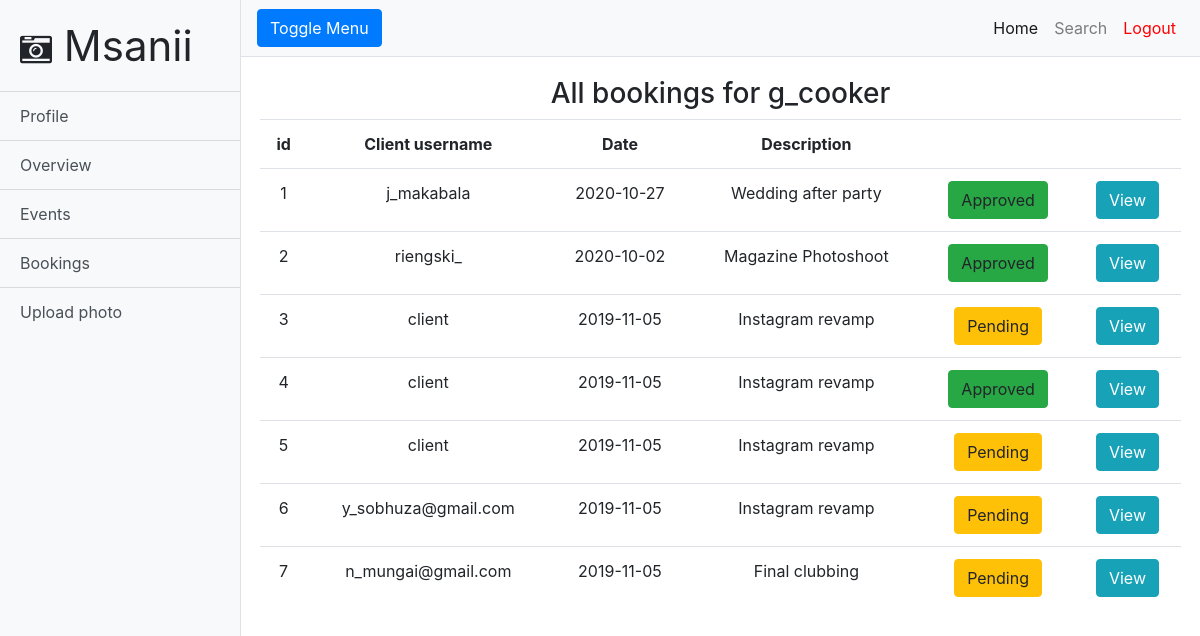
The app's page /admin/dashboard.php (signed in), older data.
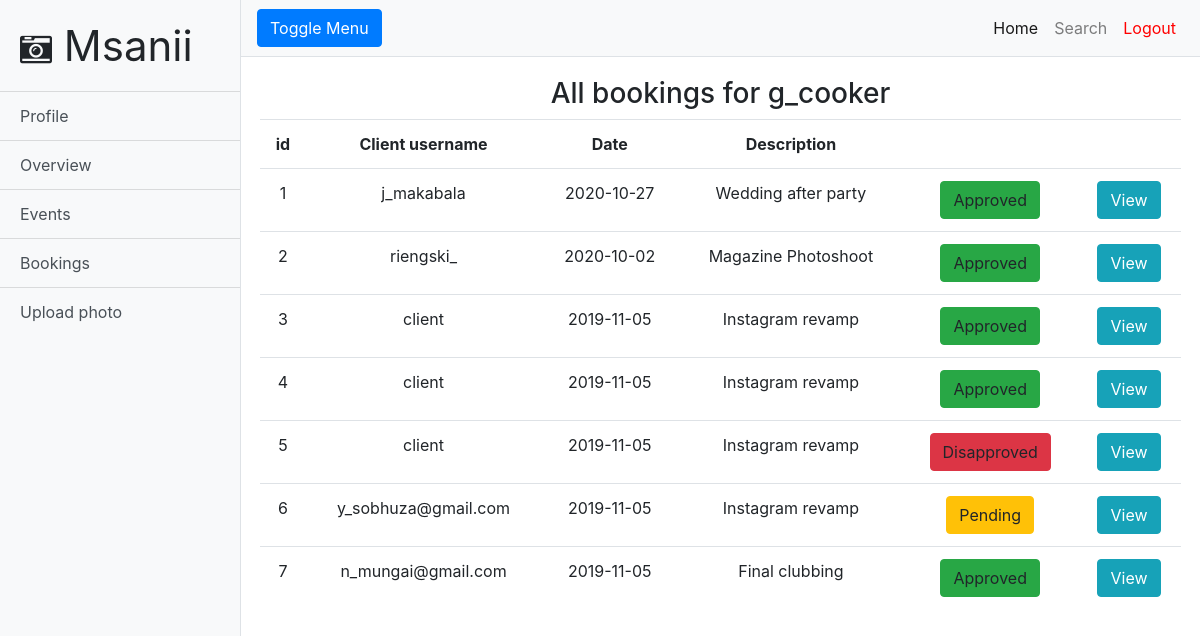
The same page, newer data.
### tables this page shows
CREATE TABLE `bookings` (
  `booking_id` int(11) NOT NULL,
  `booking_date` date NOT NULL,
  `start_time` time NOT NULL,
  `end_time` time NOT NULL,
  `client_name` varchar(40) NOT NULL,
  `location_id` int(11) DEFAULT NULL,
  `photographer_id` int(11) DEFAULT NULL,
  `model_id` int(11) DEFAULT NULL,
  `description` text NOT NULL,
  `location_approve` text NOT NULL,
  `photographer_approve` text NOT NULL,
  `model_approve` text NOT NULL,
  `completed` text NOT NULL
);

### admin/dashboard.php (the view, shortened to what the changed rows need)
<!DOCTYPE html>
<html lang="en">
<head>
  <link href="../vendor/bootstrap/css/bootstrap.min.css" rel="stylesheet">
  <link href="../css/simple-sidebar.css" rel="stylesheet">
  <link rel="stylesheet" href="https://cdnjs.cloudflare.com/ajax/libs/font-awesome/4.7.0/css/font-awesome.min.css">
</head>
<body>
  <div class="d-flex" id="wrapper">
    <div id="page-content-wrapper">
      <div class="container-fluid" style="text-align: center">
        <div class="row" style="margin-top: 20px">
          <div class="col-md-12">
            <?php
              require '../connect.php';
              $username = $_SESSION["username"];
              if (isset($_SESSION["userType"])) {
                $userType = $_SESSION["userType"];
              }
              else{
                $userType = "";
              }
              if ($userType == "photographers") {
                $sql = "SELECT photographer_id FROM photographers WHERE (username = '$username')";
                $result = $conn -> query($sql);
                if ($result -> num_rows > 0) {
                  while ($row = $result -> fetch_assoc()) {
                    $photographer_id = $row["photographer_id"];
                  }
                };
                $sql="SELECT booking_date, start_time, end_time, client_name, booking_id, photographer_approve, description FROM bookings WHERE photographer_id = '$photographer_id'";
                $result = $conn -> query($sql);
                if ($result -> num_rows > 0) {
                  echo "<table class=\"table\">";
                  echo "<tr>";
                  echo "<th>id</th>";
                  echo "<th>Client username</th>";
                  echo "<th>Date</th>";
                  echo "<th>Description</th>";
                  echo "<th></th>";
                  echo "<th></th>";
                  echo "</tr>";
                  $counter = 1;
                  while ($row = $result -> fetch_assoc()) {
                    echo "<tr>";
                    echo "<td>".$counter."</td>";
                    echo "<td>".$row["client_name"]."</td>";
                    echo "<td>".$row["booking_date"]."</td>";
                    echo "<td>".$row["description"]."</td>";
                    if ($row["photographer_approve"] == "") {
                      echo "<td><a class=\"btn btn-warning\">Pending</a></td>";
                      echo "<td>"."<a class=\"btn btn-info\" href=\"../booking.php?id=".$row["booking_id"]."\">View</a>"."</td>";
                    }
                    elseif ($row["photographer_approve"] == "YES") {
                      echo "<td><a class=\"btn btn-success\">Approved</a></td>";
                      echo "<td>"."<a class=\"btn btn-info\" href=\"../booking.php?approved=true&&id=".$row["booking_id"]."\">View</a>"."</td>";
                    }
                    elseif (($row["photographer_approve"] == "NO")) {
                      echo "<td><a class=\"btn btn-danger\">Disapproved</a></td>";
                      echo "<td>"."<a class=\"btn btn-info\" href=\"../booking.php?disapproved=true&&id=".$row["booking_id"]."\">View</a>"."</td>";
                    }
                    echo "</tr>";
                    $counter++;
                  }
                  echo "</table>";
                }
                else{
                 echo "<h3 style=\"margin-top: 100px; color: grey;\">No booking requests so far.<h3>";
                }
              }
             ?>
          </div>
          </div>
      </div>
  </div>
</body>
</html>

Row changes from the older to the newer data that the page shows:
changed bookings (number 3 of 7 on the later page): photographer_approve "Pending" → "Approved"
changed bookings (number 5 of 7 on the later page): photographer_approve "Pending" → "Disapproved"
changed bookings "n_mungai@gmail.com": photographer_approve "Pending" → "Approved"
